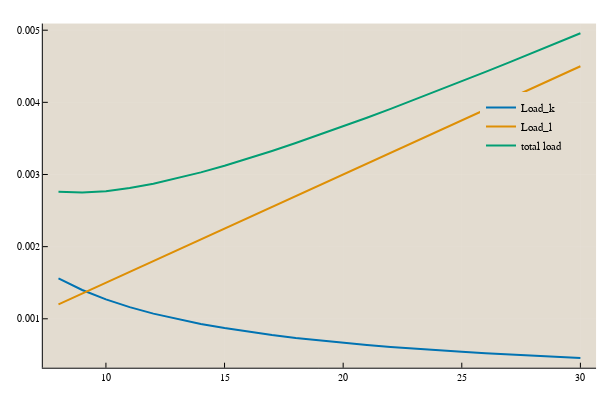

Notebook code cell kept with this figure:
### Markdown cell above
First we check out the load in equilibrium. We need to do this to find the right parameter that gives the fitness penalty for length. We choose this parameter such that for $\rho=0$, the optimal length is about $l=10$. In the plot

### Code cell
plot(8:30, theoretical_load(0, F, 0)[1], linewidth=2, label="Load_k")
plot!(8:30, [fl* l for l in 8:30], linewidth=2, label="Load_l")
plot!(8:30, theoretical_load(0, F, fl)[1], linewidth=2, label="total load")

### Figure 1 — Plotly figure (JSON) as saved in the notebook; plotly's stock layout.template omitted (floating-point values rounded to 4 significant figures)
{"data": [{"colorbar": {"title": ""}, "legendgroup": "Load_k", "line": {"color": "rgba(1, 115, 178, 1.000)", "dash": "solid", "shape": "linear", "width": 2}, "mode": "lines", "name": "Load_k", "showlegend": true, "type": "scatter", "x": [8, 9, 10, 11, 12, 13, 14, 15, 16, 17, 18, 19, 20, 21, 22, 23, 24, 25, 26, 27, 28, 29, 30], "xaxis": "x1", "y": [0.001561, 0.001399, 0.001269, 0.001162, 0.001072, 0.0009951, 0.0009289, 0.0008713, 0.0008206, 0.0007756, 0.0007355, 0.0006994, 0.0006668, 0.0006372, 0.0006102, 0.0005855, 0.0005628, 0.0005418, 0.0005223, 0.0005043, 0.0004875, 0.0004718, 0.0004571], "yaxis": "y1", "zmax": null, "zmin": null}, {"colorbar": {"title": ""}, "legendgroup": "Load_l", "line": {"color": "rgba(222, 143, 5, 1.000)", "dash": "solid", "shape": "linear", "width": 2}, "mode": "lines", "name": "Load_l", "showlegend": true, "type": "scatter", "x": [8, 9, 10, 11, 12, 13, 14, 15, 16, 17, 18, 19, 20, 21, 22, 23, 24, 25, 26, 27, 28, 29, 30], "xaxis": "x1", "y": [0.0012, 0.00135, 0.0015, 0.00165, 0.0018, 0.00195, 0.0021, 0.00225, 0.0024, 0.00255, 0.0027, 0.00285, 0.003, 0.00315, 0.0033, 0.00345, 0.0036, 0.00375, 0.0039, 0.00405, 0.0042, 0.00435, 0.0045], "yaxis": "y1", "zmax": null, "zmin": null}, {"colorbar": {"title": ""}, "legendgroup": "total load", "line": {"color": "rgba(2, 158, 115, 1.000)", "dash": "solid", "shape": "linear", "width": 2}, "mode": "lines", "name": "total load", "showlegend": true, "type": "scatter", "x": [8, 9, 10, 11, 12, 13, 14, 15, 16, 17, 18, 19, 20, 21, 22, 23, 24, 25, 26, 27, 28, 29, 30], "xaxis": "x1", "y": [0.002761, 0.002749, 0.002769, 0.002812, 0.002872, 0.002945, 0.003029, 0.003121, 0.003221, 0.003326, 0.003435, 0.003549, 0.003667, 0.003787, 0.00391, 0.004035, 0.004163, 0.004292, 0.004422, 0.004554, 0.004687, 0.004822, 0.004957], "yaxis": "y1", "zmax": null, "zmin": null}], "layout": {"annotations": [], "height": 400, "legend": {"bgcolor": "rgba(227, 220, 208, 1.000)", "bordercolor": "rgba(227, 220, 208, 1.000)", "borderwidth": 1, "font": {"color": "rgba(0, 0, 0, 1.000)", "family": "sans-serif", "size": 11}, "tracegroupgap": 0, "traceorder": "normal", "x": 0.8, "xanchor": "left", "y": 0.8, "yanchor": "top"}, "margin": {"b": 20, "l": 0, "r": 0, "t": 20}, "paper_bgcolor": "rgba(255, 255, 255, 1.000)", "plot_bgcolor": "rgba(227, 220, 208, 1.000)", "showlegend": true, "width": 600, "xaxis": {"anchor": "y1", "domain": [0.07138, 0.9934], "gridcolor": "rgba(255, 255, 255, 0.100)", "gridwidth": 0.5, "linecolor": "rgba(0, 0, 0, 1.000)", "mirror": false, "range": [7.34, 30.66], "showgrid": true, "showline": true, "showticklabels": true, "tickangle": 0, "tickcolor": "rgb(0, 0, 0)", "tickfont": {"color": "rgba(0, 0, 0, 1.000)", "family": "Lucida Sans Unicode", "size": 10}, "tickmode": "array", "ticks": "inside", "ticktext": ["10", "15", "20", "25", "30"], "tickvals": [10, 15, 20, 25, 30], "title": "", "titlefont": {"color": "rgba(0, 0, 0, 1.000)", "family": "Lucida Sans Unicode", "size": 11}, "type": "-", "visible": true, "zeroline": false, "zerolinecolor": "rgba(0, 0, 0, 1.000)"}, "yaxis": {"anchor": "x1", "domain": [0.03415, 0.9902], "gridcolor": "rgba(255, 255, 255, 0.100)", "gridwidth": 0.5, "linecolor": "rgba(0, 0, 0, 1.000)", "mirror": false, "range": [0.0003221, 0.005092], "showgrid": true, "showline": true, "showticklabels": true, "tickangle": 0, "tickcolor": "rgb(0, 0, 0)", "tickfont": {"color": "rgba(0, 0, 0, 1.000)", "family": "Lucida Sans Unicode", "size": 10}, "tickmode": "array", "ticks": "inside", "ticktext": ["0.001", "0.002", "0.003", "0.004", "0.005"], "tickvals": [0.001, 0.002, 0.003, 0.004, 0.005], "title": "", "titlefont": {"color": "rgba(0, 0, 0, 1.000)", "family": "Lucida Sans Unicode", "size": 11}, "type": "-", "visible": true, "zeroline": false, "zerolinecolor": "rgba(0, 0, 0, 1.000)"}}}
